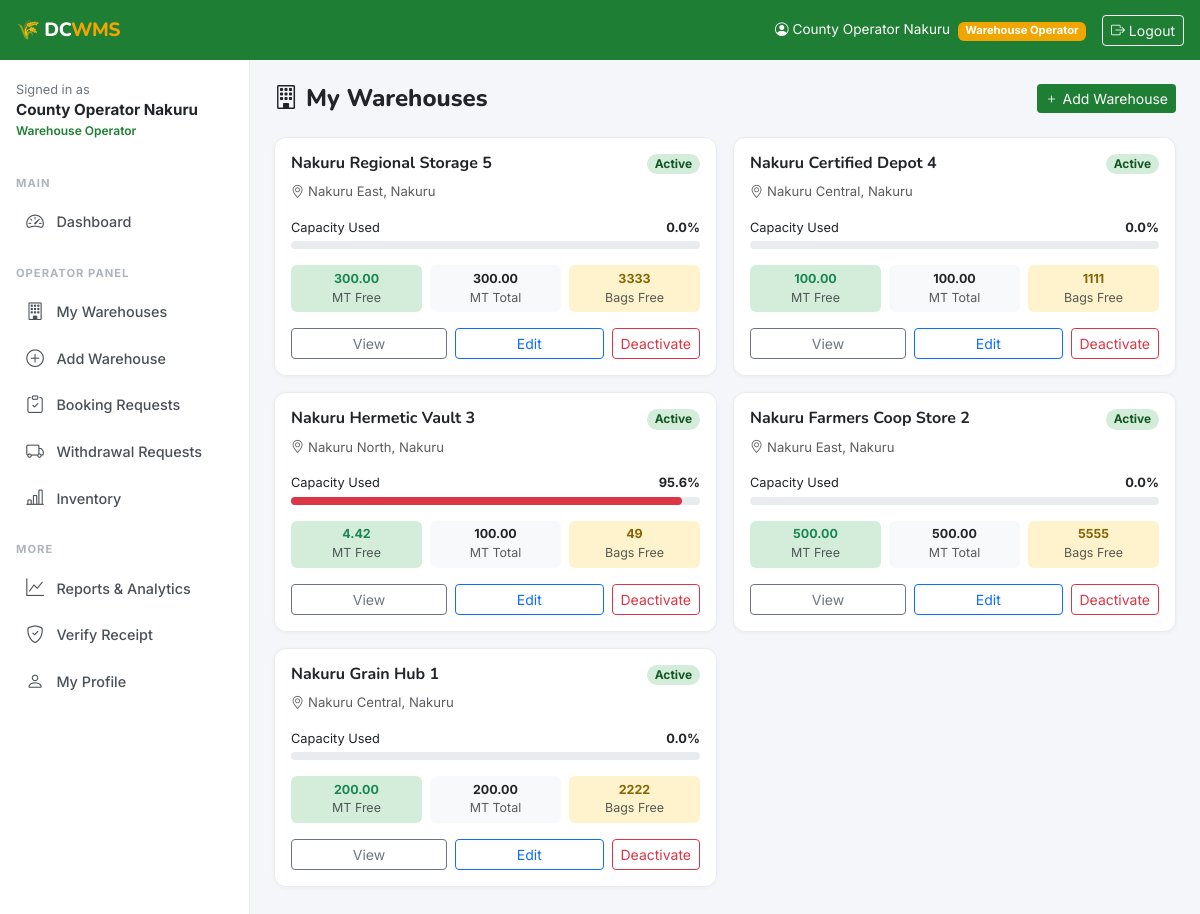
Before: /warehouses/my/ (signed in) with the older database file.
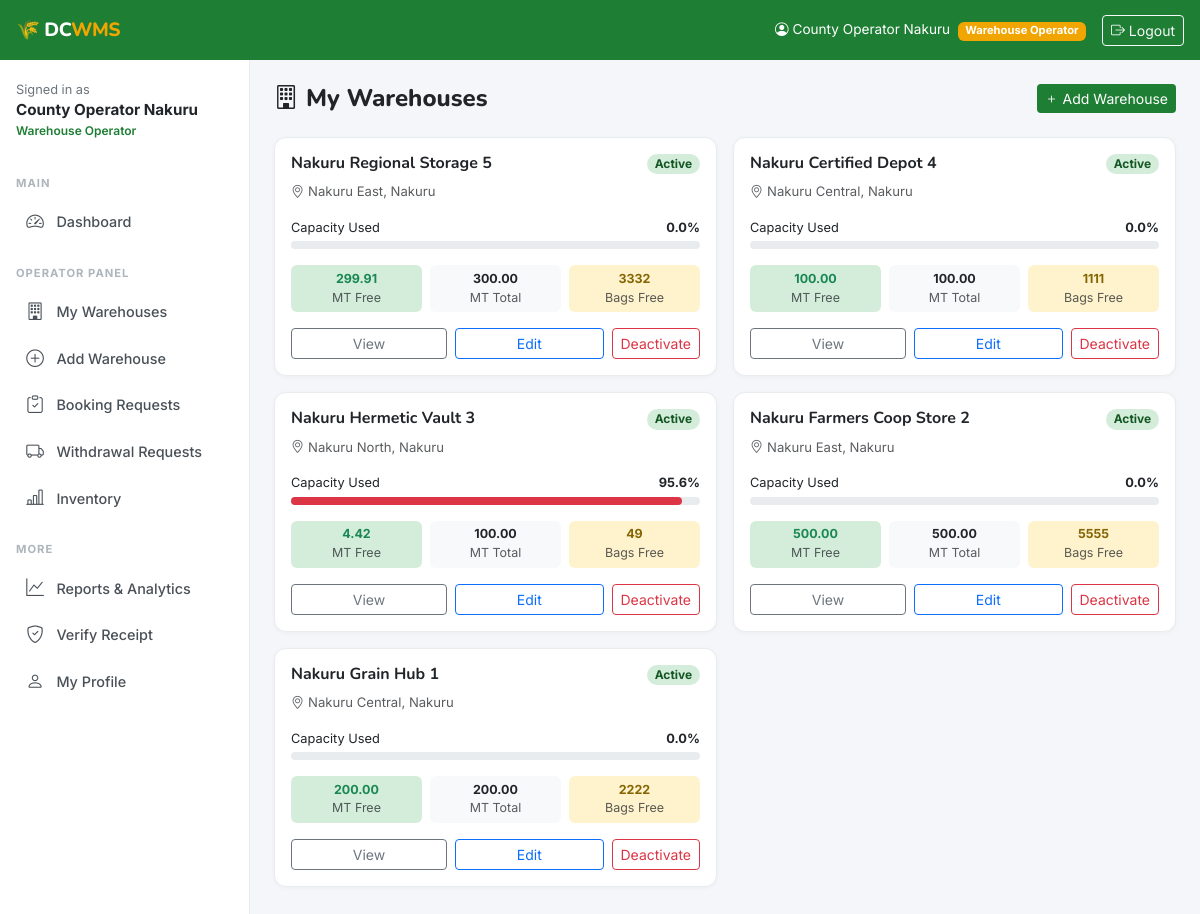
After: the same page with the newer database file.
### warehouses/models.py (models this page shows, shortened)
class Warehouse(models.Model):
    operator = models.ForeignKey(
        settings.AUTH_USER_MODEL,
        on_delete=models.CASCADE,
        related_name='warehouses',
        limit_choices_to={'role': 'operator'}
    )
    name = models.CharField(max_length=200)
    registration_number = models.CharField(max_length=50, unique=True, blank=True)
    county = models.CharField(max_length=100, choices=COUNTY_CHOICES)
    sub_county = models.CharField(max_length=100)
    village = models.CharField(max_length=100, blank=True)
    physical_address = models.TextField()
    latitude = models.DecimalField(max_digits=9, decimal_places=6, null=True, blank=True)
    longitude = models.DecimalField(max_digits=9, decimal_places=6, null=True, blank=True)
    total_capacity_mt = models.DecimalField(
        max_digits=10, decimal_places=2,
        validators=[MinValueValidator(0.01)],
        help_text="Total capacity in metric tonnes"
    )
    available_capacity_mt = models.DecimalField(
        max_digits=10, decimal_places=2,
        validators=[MinValueValidator(0)],
        help_text="Currently available capacity in metric tonnes"
    )
    storage_type = models.CharField(max_length=20, choices=STORAGE_TYPE_CHOICES, default='bagged')
    certification_status = models.CharField(max_length=20, choices=CERTIFICATION_CHOICES, default='wrsc')
    certification_expiry = models.DateField(null=True, blank=True)
    has_pest_control = models.BooleanField(default=True)
    has_moisture_control = models.BooleanField(default=False)
    has_security = models.BooleanField(default=True)
    has_fumigation = models.BooleanField(default=False)
    accepts_wrs = models.BooleanField(default=True, verbose_name="Accepts WRS Receipts")
    contact_phone = models.CharField(max_length=15)
    contact_email = models.EmailField(blank=True)
    storage_fee_per_bag_month = models.DecimalField(
        max_digits=8, decimal_places=2, default=50.00,
        help_text="KES per 90kg bag per month"
    )
    is_active = models.BooleanField(default=True)
    created_at = models.DateTimeField(auto_now_add=True)
    updated_at = models.DateTimeField(auto_now=True)
    class Meta:
        ordering = ['-created_at']
        verbose_name = 'Warehouse'
        verbose_name_plural = 'Warehouses'
    @property
    def utilization_percent(self):
        if self.total_capacity_mt > 0:
            used = self.total_capacity_mt - self.available_capacity_mt
            return round((used / self.total_capacity_mt) * 100, 1)
        return 0
    @property
    def available_bags(self):
        return int(self.available_capacity_mt * 1000 / 90)

### warehouses/views.py (the view)
# urls.py: path('my/', views.my_warehouses, name='my_warehouses'),
@login_required
def my_warehouses(request):
    if not request.user.is_operator and not request.user.is_admin_user:
        return redirect('dashboard:home')
    warehouses = Warehouse.objects.filter(operator=request.user)
    if request.user.is_operator and hasattr(request.user, 'operator_profile'):
        assigned_county = request.user.operator_profile.assigned_county
        warehouses = warehouses.filter(county=assigned_county)
    return render(request, 'warehouses/my_warehouses.html', {'warehouses': warehouses})

### accounts/models.py (called while the page is built)
    @property
    def is_farmer(self):
        return self.role == self.ROLE_FARMER

    @property
    def is_operator(self):
        return self.role == self.ROLE_OPERATOR

    @property
    def is_admin_user(self):
        return self.role == self.ROLE_ADMIN or self.is_superuser

### templates/warehouses/my_warehouses.html (shortened to what this page needs)
{% extends 'base.html' %}
{% block content %}
<div class="d-flex justify-content-between align-items-center mb-4">
  <h4 class="mb-0" style="font-family:'Nunito',sans-serif;font-weight:800;"><i class="bi bi-building me-2"></i>My Warehouses</h4>
  <a href="{% url 'warehouses:create' %}" class="btn btn-green btn-sm"><i class="bi bi-plus me-1"></i>Add Warehouse</a>
</div>
{% if warehouses %}
<div class="row g-3">
  {% for w in warehouses %}
  <div class="col-md-6">
    <div class="card h-100">
      <div class="card-body">
        <div class="d-flex justify-content-between align-items-start mb-2">
          <h6 class="mb-0 fw-bold">{{ w.name }}</h6>
          <span class="badge {% if w.is_active %}badge-approved{% else %}badge-cancelled{% endif %} rounded-pill">
            {% if w.is_active %}Active{% else %}Inactive{% endif %}
          </span>
        </div>
        <div class="text-muted mb-3" style="font-size:.82rem;"><i class="bi bi-geo-alt me-1"></i>{{ w.sub_county }}, {{ w.county }}</div>
        <div class="d-flex justify-content-between mb-1" style="font-size:.8rem;">
          <span>Capacity Used</span>
          <span class="fw-bold">{{ w.utilization_percent }}%</span>
        </div>
        <div class="capacity-bar mb-3">
          <div class="capacity-fill" style="width:{{ w.utilization_percent }}%;background:{% if w.utilization_percent > 85 %}#dc3545{% elif w.utilization_percent > 60 %}#f0a500{% else %}#1e7e34{% endif %};"></div>
        </div>
        <div class="row g-2 text-center mb-3" style="font-size:.78rem;">
          <div class="col-4"><div style="background:#d4edda;border-radius:6px;padding:.3rem;"><div class="fw-bold text-success">{{ w.available_capacity_mt }}</div><div class="text-muted">MT Free</div></div></div>
          <div class="col-4"><div style="background:#f8f9fa;border-radius:6px;padding:.3rem;"><div class="fw-bold">{{ w.total_capacity_mt }}</div><div class="text-muted">MT Total</div></div></div>
          <div class="col-4"><div style="background:#fff3cd;border-radius:6px;padding:.3rem;"><div class="fw-bold" style="color:#856404;">{{ w.available_bags }}</div><div class="text-muted">Bags Free</div></div></div>
        </div>
        <div class="d-flex gap-2">
          <a href="{% url 'warehouses:detail' w.pk %}" class="btn btn-sm btn-outline-secondary flex-grow-1">View</a>
          <a href="{% url 'warehouses:edit' w.pk %}" class="btn btn-sm btn-outline-primary flex-grow-1">Edit</a>
          <a href="{% url 'warehouses:toggle_status' w.pk %}" class="btn btn-sm {% if w.is_active %}btn-outline-danger{% else %}btn-outline-success{% endif %}">
            {% if w.is_active %}Deactivate{% else %}Activate{% endif %}
          </a>
        </div>
      </div>
    </div>
  </div>
  {% endfor %}
</div>
{% endif %}
{% endblock %}

Changed rows visible on the page:
changed Warehouse "Nakuru Regional Storage 5": available_capacity_mt "300.00" → "299.91"; available_bags "3333" → "3332"
